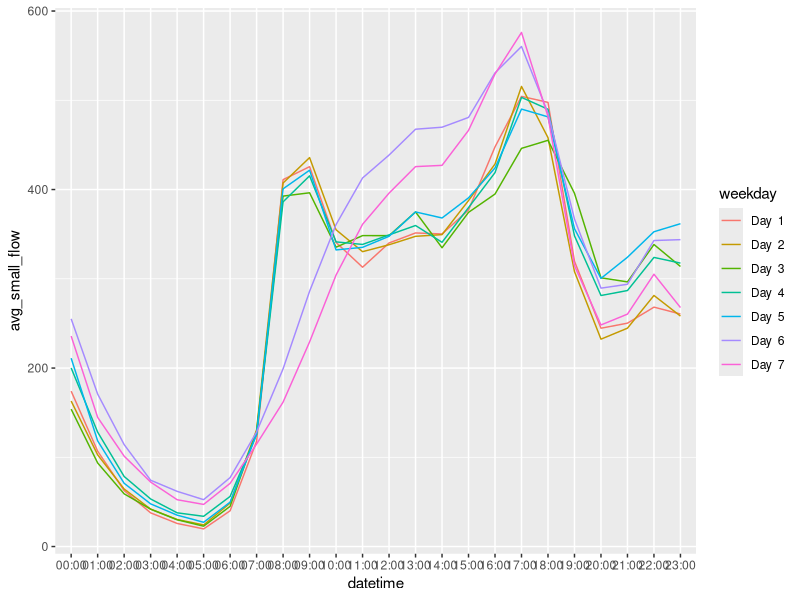
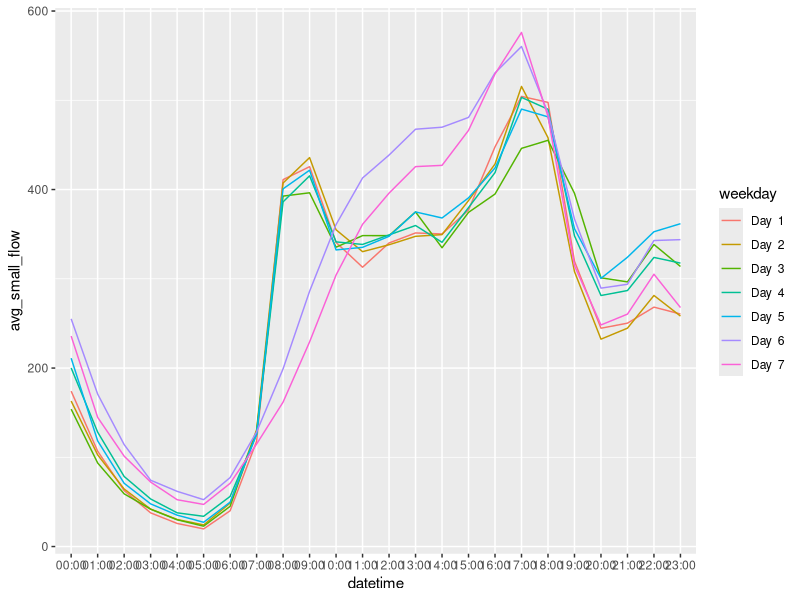

Write the R code that produced these figures, in order.
library(ggplot2)

flowdata = read.table(file="flowdata.csv",  header=TRUE, sep=",")
avg_small_flow_data = subset(flowdata, select = c(datetime, avg_small_flow, weekday))
attach(avg_small_flow_data)
avg_small_flow_data[avg_small_flow>0,]

##	split time

temptime <- read.table(textConnection(as.character(avg_small_flow_data$datetime)))
avg_small_flow_data$datetime <- temptime$V2

temp1 = aggregate(avg_small_flow_data[2:2], by=list(avg_small_flow_data$weekday, avg_small_flow_data$datetime), mean)

##	rename col names.
colnames(temp1) <- c("weekday", "datetime", "avg_small_flow")

##	sort by weekday
temp1 = temp1[with(temp1, order(temp1$weekday)),]

##	rename content of weekday in order to avoid to become continuous values.
temp1$weekday <- paste("Day ", temp1$weekday)

##	output temp1 to .csv
write.csv(temp1, file = "Q2_small.csv")

ggplot(temp1, aes(datetime, avg_small_flow, color=weekday)) + geom_line(aes(group = weekday))

ggsave(file="Q2_small.pdf")